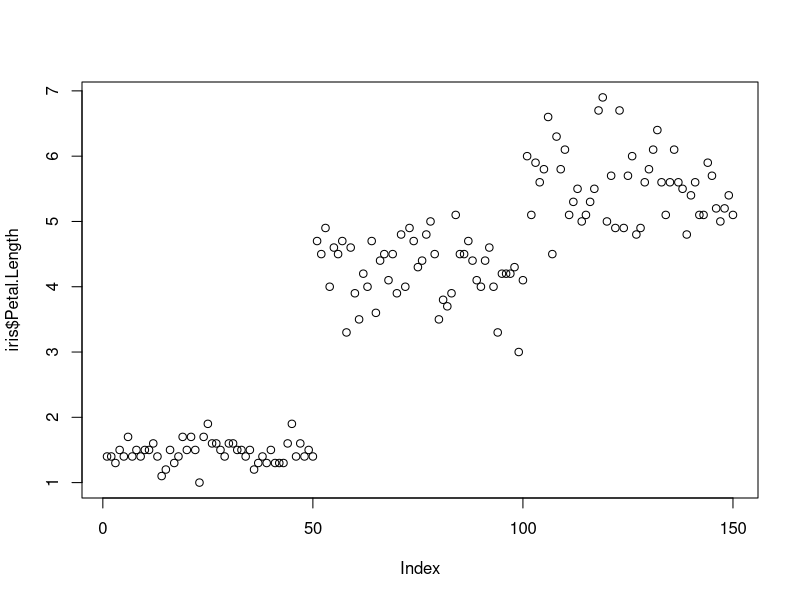
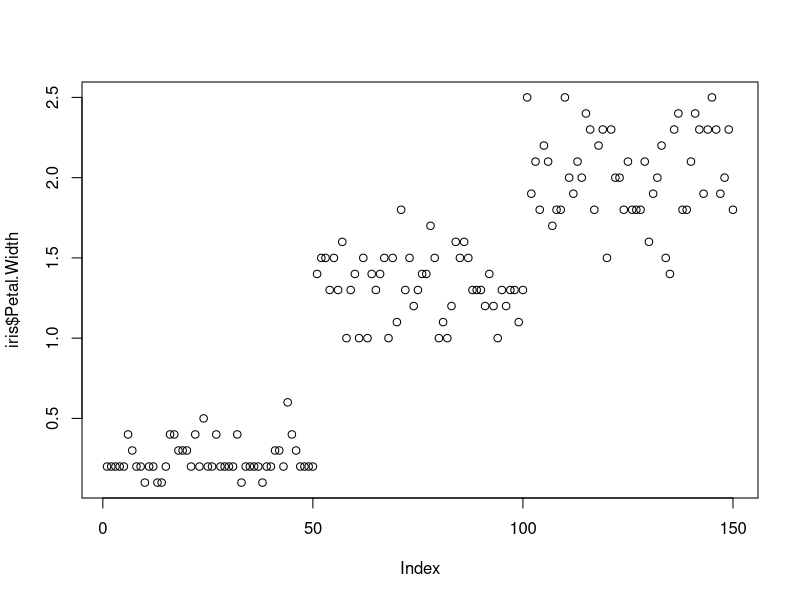
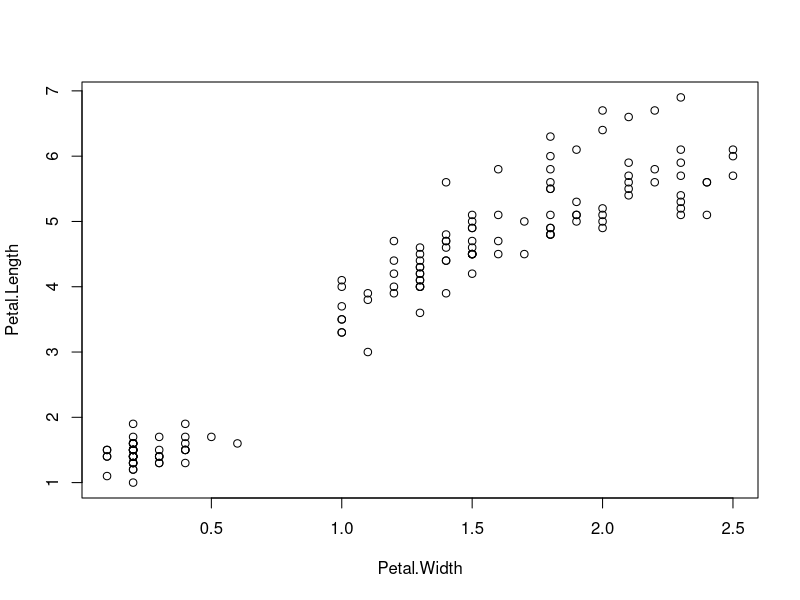
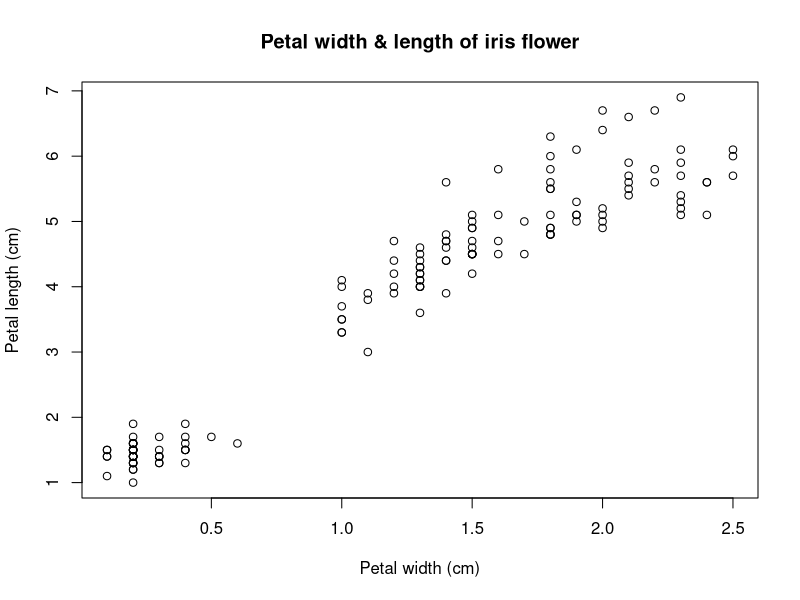
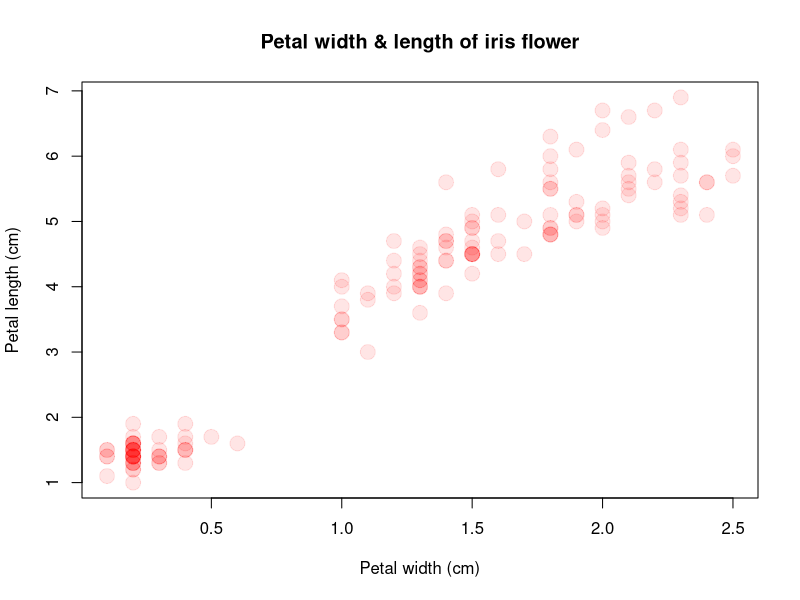
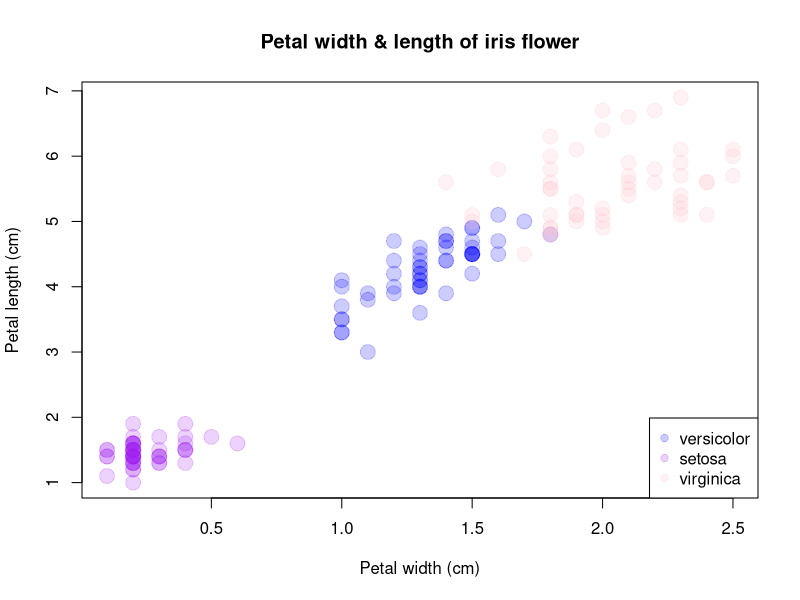
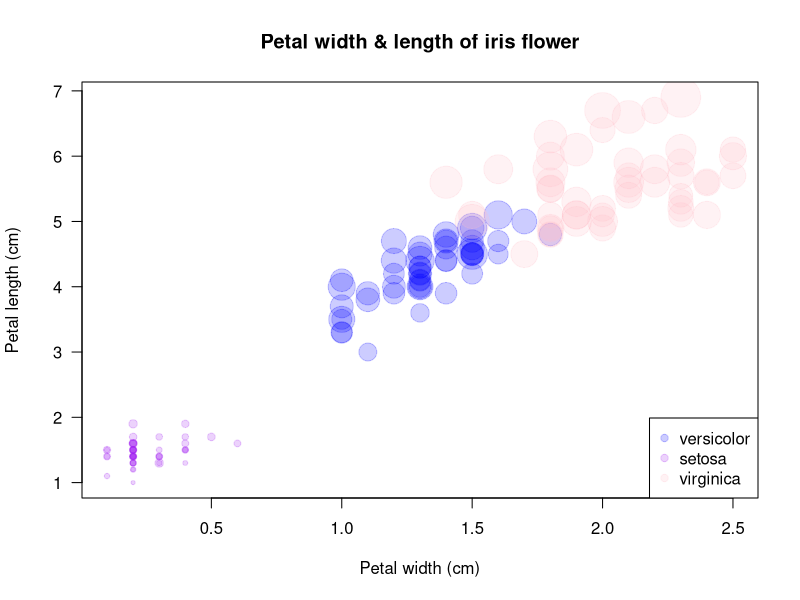
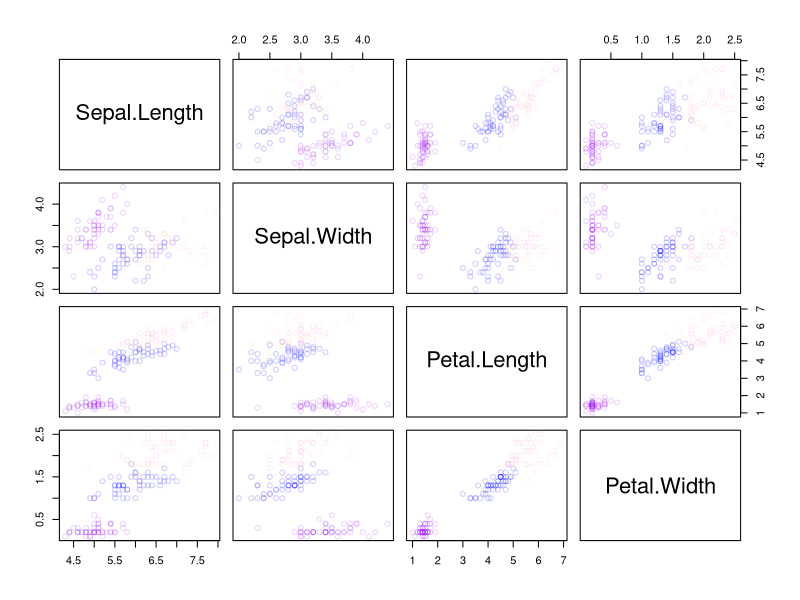

Reproduce these figures in R, in order.
##week6
data(iris)
#col= rgb(red,green,blue,transparent)
#col= "rgbnumber"
#col= "color"

plot(iris$Petal.Length)
plot(iris$Petal.Width)
plot(data=iris, Petal.Length~Petal.Width)

plot(data=iris, Petal.Length~Petal.Width,
     xlab="Petal width (cm)",
     ylab="Petal length (cm)",
     main="Petal width & length of iris flower")

plot(data=iris, Petal.Length~Petal.Width,
     xlab="Petal width (cm)",
     ylab="Petal length (cm)",
     main="Petal width & length of iris flower",
     pch=19,cex=2,
     col=rgb(1,0,0,0.1))

#pch="ploting character"
#cex="character expension"

col.iris <- ifelse(iris$Species=="setosa","purple",ifelse(iris$Species=="versicolor","blue","pink"))
col.iris

plot(data=iris, Petal.Length~Petal.Width,
     xlab="Petal width (cm)",
     ylab="Petal length (cm)",
     main="Petal width & length of iris flower",
     pch=19,cex=2,
     col= scales::alpha(col.iris,0.2))

col.iris <- as.factor(col.iris)
levels(col.iris)
legend(x="bottomright", pch=19, cex=1, legend= c("versicolor","setosa", "virginica"), col=levels(as.factor(scales::alpha(col.iris,0.2))))


col=levels(col.iris)
col
col2=levels(as.factor(scales::alpha(col.iris,0.2)))
col2

ratio <- iris$Petal.Length/iris$Sepal.Width ##
plot(data=iris, Petal.Length~Petal.Width,
     xlab="Petal width (cm)",
     ylab="Petal length (cm)",
     main="Petal width & length of iris flower",
     pch=19,cex=ratio*2,las=1,
     col= scales::alpha(col.iris,0.2))
legend(x="bottomright", pch=19, cex=1, legend= c("versicolor","setosa", "virginica"), col=levels(as.factor(scales::alpha(col.iris,0.2))))

#cex.axis,cex.lab,cex.main


pairs(iris[1:4],col=scales::alpha(col.iris,0.2))


blossom <- NULL
blossom$year <- 2010:2019
blossom$count.alaska <- c(3, 1, 5, 2, 3, 8, 4, 7, 6, 9)
blossom$count.canada <- c(4, 6, 5, 7, 10, 8, 10, 11, 15, 17)
as.data.frame(blossom)

plot(count.alaska~year, data=blossom,
     type="b",pch=20,
     lty=2,lwd=0.5,col="red",
     ylab="No. of flower blossoming")
#lty="line type"
#lwd="line width"
lines(count.canada~year, data=blossom, type="b", pch=20,
      lty=3, lwd=0.5, col="blue")

#y range
y.rng <- range(c(blossom$count.alaska,blossom$count.canada))


plot(count.alaska~year, data=blossom,
     type="b",pch=20,
     lty=2,lwd=0.5,col="red",ylim=y.rng,#c(0,20),
     ylab="No. of flower blossoming")
lines(count.canada~year, data=blossom, type="l", pch=20,
      lty=1, lwd=0.5, col="blue")


dens <- density(iris$Sepal.Width,bw=0.05)
plot(dens, main="-")

qqnorm(iris$Sepal.Width)
qqline(iris$Sepal.Width)


par(las=1) #change the defult setting
plot(Petal.Length ~ Petal.Width, dat = iris, las=1)
dev.off()



library(lattice)






